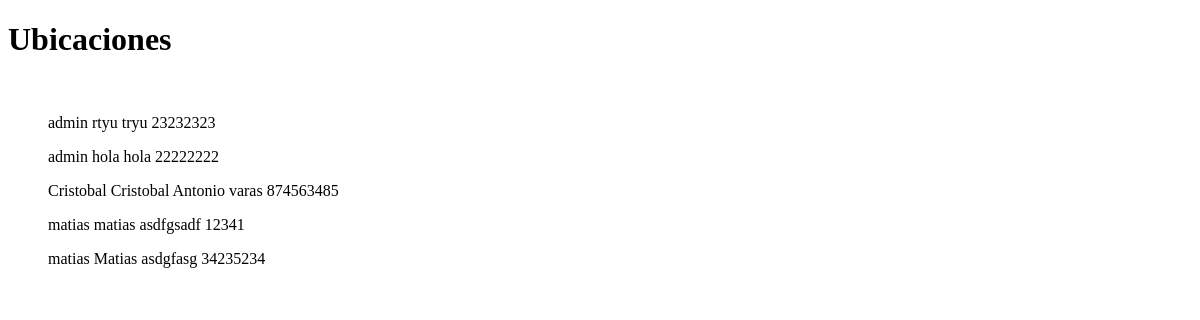
Before: /index2/ with the older database file.
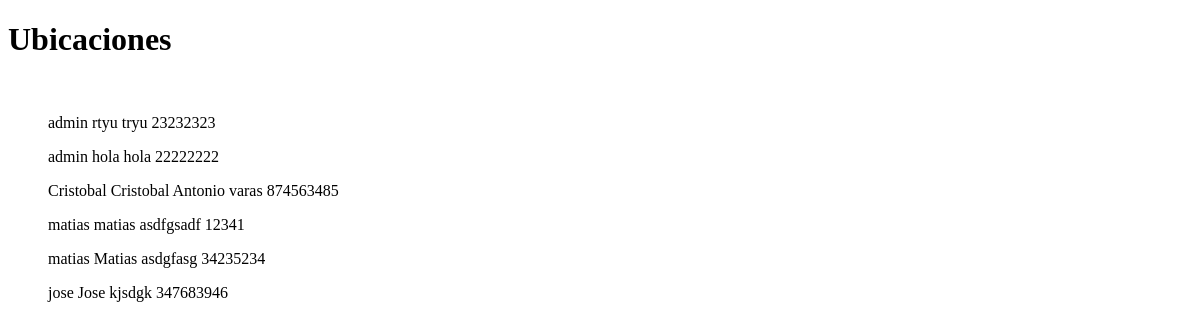
After: the same page with the newer database file.
### MasterBIKE/models.py (models this page shows, shortened)
class Customer(models.Model):
    user = models.ForeignKey(User, on_delete=models.CASCADE)
    nombre = models.CharField(max_length=200)
    direccion = models.CharField(max_length=200)
    comuna = models.CharField(max_length=70)
    telefono = models.IntegerField(default=0)
    zipcode = models.IntegerField()
    region = models.CharField(choices=ELEGIR_REGION, max_length=100)

### MasterBIKE/views.py (the view)
# urls.py: path("index2/", views.index2, name="index2"),
def index2(request):
    ubicacion = Customer.objects.all()
    context = {'ubicacion':ubicacion}
    return render(request, 'pages/index2.html', context)

### MasterBIKE/templates/pages/index2.html (shortened to what this page needs)
<!DOCTYPE html>
<html lang="en">
<head>
</head>
<body>
    <h1>Ubicaciones</h1>
    <br>
    {% for customer in ubicacion %}
        <ul>
            {{customer.user}} {{customer.nombre}} {{customer.direccion}} {{customer.telefono}}
        </ul>
    {% endfor %}
</body>
</html>

Changed rows visible on the page:
added Customer: user "jose", nombre "Jose", direccion "kjsdgk", telefono "347683946"
